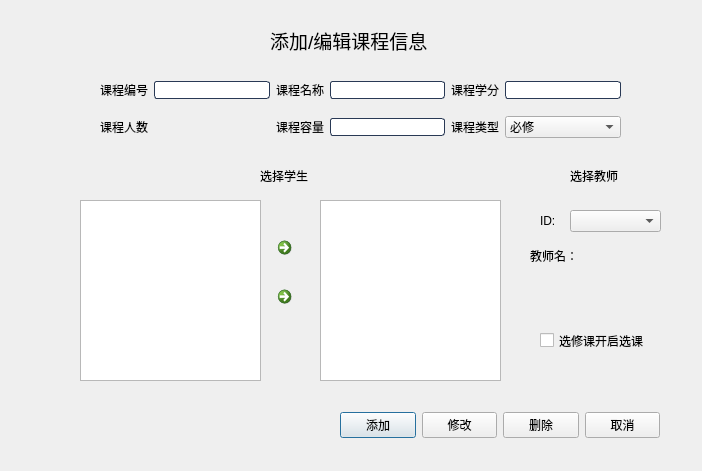
<?xml version="1.0" encoding="UTF-8"?>
<ui version="4.0">
 <class>Information_course</class>
 <widget class="QDialog" name="Information_course">
  <property name="geometry">
   <rect>
    <x>0</x>
    <y>0</y>
    <width>702</width>
    <height>471</height>
   </rect>
  </property>
  <property name="windowTitle">
   <string>课程信息</string>
  </property>
  <property name="styleSheet">
   <string notr="true">font: 25 10pt &quot;微软雅黑 Light&quot;;</string>
  </property>
  <widget class="QLabel" name="label_titile">
   <property name="geometry">
    <rect>
     <x>270</x>
     <y>20</y>
     <width>171</width>
     <height>41</height>
    </rect>
   </property>
   <property name="text">
    <string>&lt;html&gt;&lt;head/&gt;&lt;body&gt;&lt;p&gt;&lt;span style=&quot; font-size:14pt;&quot;&gt;添加/编辑课程信息&lt;/span&gt;&lt;/p&gt;&lt;/body&gt;&lt;/html&gt;</string>
   </property>
  </widget>
  <widget class="QWidget" name="gridLayoutWidget">
   <property name="geometry">
    <rect>
     <x>100</x>
     <y>70</y>
     <width>521</width>
     <height>81</height>
    </rect>
   </property>
   <layout class="QGridLayout" name="gridLayout">
    <item row="0" column="0">
     <widget class="QLabel" name="label_course_id">
      <property name="styleSheet">
       <string notr="true"/>
      </property>
      <property name="text">
       <string>课程编号</string>
      </property>
      <property name="buddy">
       <cstring>lineEdit_course_id</cstring>
      </property>
     </widget>
    </item>
    <item row="0" column="1">
     <widget class="QLineEdit" name="lineEdit_course_id">
      <property name="enabled">
       <bool>true</bool>
      </property>
      <property name="styleSheet">
       <string notr="true">QLineEdit {
    border: 1px solid rgb(41, 57, 85); 
    border-radius: 3px; 
    background: white;   
    selection-background-color: green; 
}
 
QLineEdit:hover {
    border: 1px solid blue; 
}</string>
      </property>
     </widget>
    </item>
    <item row="0" column="3">
     <widget class="QLineEdit" name="lineEdit_course_name">
      <property name="styleSheet">
       <string notr="true">QLineEdit {
    border: 1px solid rgb(41, 57, 85); 
    border-radius: 3px; 
    background: white;   
    selection-background-color: green; 
}
 
QLineEdit:hover {
    border: 1px solid blue; 
}</string>
      </property>
     </widget>
    </item>
    <item row="0" column="5">
     <widget class="QLineEdit" name="lineEdit_course_credit">
      <property name="styleSheet">
       <string notr="true">QLineEdit {
    border: 1px solid rgb(41, 57, 85); 
    border-radius: 3px; 
    background: white;   
    selection-background-color: green; 
}
 
QLineEdit:hover {
    border: 1px solid blue; 
}</string>
      </property>
     </widget>
    </item>
    <item row="1" column="0">
     <widget class="QLabel" name="label_course_num">
      <property name="text">
       <string>课程人数</string>
      </property>
     </widget>
    </item>
    <item row="0" column="4">
     <widget class="QLabel" name="label_course_credit">
      <property name="text">
       <string>课程学分</string>
      </property>
      <property name="buddy">
       <cstring>lineEdit_course_credit</cstring>
      </property>
     </widget>
    </item>
    <item row="1" column="2">
     <widget class="QLabel" name="label_course_capicity">
      <property name="text">
       <string>课程容量</string>
      </property>
      <property name="buddy">
       <cstring>lineEdit_course_capicity</cstring>
      </property>
     </widget>
    </item>
    <item row="1" column="4">
     <widget class="QLabel" name="label_course_type">
      <property name="text">
       <string>课程类型</string>
      </property>
      <property name="buddy">
       <cstring>comboBox_type</cstring>
      </property>
     </widget>
    </item>
    <item row="1" column="5">
     <widget class="QComboBox" name="comboBox_type">
      <item>
       <property name="text">
        <string>必修</string>
       </property>
      </item>
      <item>
       <property name="text">
        <string>选修</string>
       </property>
      </item>
     </widget>
    </item>
    <item row="1" column="3">
     <widget class="QLineEdit" name="lineEdit_course_capicity">
      <property name="styleSheet">
       <string notr="true">QLineEdit {
    border: 1px solid rgb(41, 57, 85); 
    border-radius: 3px; 
    background: white;   
    selection-background-color: green; 
}
 
QLineEdit:hover {
    border: 1px solid blue; 
}</string>
      </property>
     </widget>
    </item>
    <item row="0" column="2">
     <widget class="QLabel" name="label_course_name">
      <property name="text">
       <string>课程名称</string>
      </property>
      <property name="buddy">
       <cstring>lineEdit_course_name</cstring>
      </property>
     </widget>
    </item>
    <item row="1" column="1">
     <widget class="QLabel" name="label_course_student">
      <property name="text">
       <string/>
      </property>
     </widget>
    </item>
   </layout>
  </widget>
  <widget class="QWidget" name="horizontalLayoutWidget">
   <property name="geometry">
    <rect>
     <x>340</x>
     <y>400</y>
     <width>320</width>
     <height>51</height>
    </rect>
   </property>
   <layout class="QHBoxLayout" name="horizontalLayout">
    <item>
     <widget class="QPushButton" name="add_btn">
      <property name="text">
       <string>添加</string>
      </property>
     </widget>
    </item>
    <item>
     <widget class="QPushButton" name="update_btn">
      <property name="text">
       <string>修改</string>
      </property>
     </widget>
    </item>
    <item>
     <widget class="QPushButton" name="del_btn">
      <property name="text">
       <string>删除</string>
      </property>
     </widget>
    </item>
    <item>
     <widget class="QPushButton" name="cancel_btn">
      <property name="text">
       <string>取消</string>
      </property>
     </widget>
    </item>
   </layout>
  </widget>
  <widget class="QLabel" name="label_student">
   <property name="geometry">
    <rect>
     <x>260</x>
     <y>160</y>
     <width>71</width>
     <height>31</height>
    </rect>
   </property>
   <property name="styleSheet">
    <string notr="true">font: 25 11pt &quot;微软雅黑 Light&quot;;</string>
   </property>
   <property name="text">
    <string>选择学生</string>
   </property>
  </widget>
  <widget class="QLabel" name="label_teacher">
   <property name="geometry">
    <rect>
     <x>570</x>
     <y>160</y>
     <width>71</width>
     <height>31</height>
    </rect>
   </property>
   <property name="styleSheet">
    <string notr="true">font: 25 11pt &quot;微软雅黑 Light&quot;;</string>
   </property>
   <property name="text">
    <string>选择教师</string>
   </property>
  </widget>
  <widget class="QCheckBox" name="checkBox_start_course">
   <property name="geometry">
    <rect>
     <x>540</x>
     <y>330</y>
     <width>131</width>
     <height>21</height>
    </rect>
   </property>
   <property name="text">
    <string>选修课开启选课</string>
   </property>
   <property name="checked">
    <bool>false</bool>
   </property>
  </widget>
  <widget class="QComboBox" name="comboBox_teacher">
   <property name="geometry">
    <rect>
     <x>570</x>
     <y>210</y>
     <width>91</width>
     <height>22</height>
    </rect>
   </property>
  </widget>
  <widget class="QWidget" name="verticalLayoutWidget">
   <property name="geometry">
    <rect>
     <x>270</x>
     <y>230</y>
     <width>41</width>
     <height>91</height>
    </rect>
   </property>
   <layout class="QVBoxLayout" name="verticalLayout">
    <item>
     <widget class="QCommandLinkButton" name="select_student_btn">
      <property name="text">
       <string/>
      </property>
      <property name="icon">
       <iconset resource="resourse.qrc">
        <normaloff>:/image/link_l.png</normaloff>:/image/link_l.png</iconset>
      </property>
     </widget>
    </item>
    <item>
     <widget class="QCommandLinkButton" name="cancel_student_btn">
      <property name="text">
       <string/>
      </property>
      <property name="icon">
       <iconset resource="resourse.qrc">
        <normaloff>:/image/link_r.png</normaloff>:/image/link_r.png</iconset>
      </property>
     </widget>
    </item>
   </layout>
  </widget>
  <widget class="QTableView" name="tableView_student_y">
   <property name="geometry">
    <rect>
     <x>80</x>
     <y>200</y>
     <width>181</width>
     <height>181</height>
    </rect>
   </property>
   <property name="styleSheet">
    <string notr="true">QTableView:hover {
    border: 1px solid blue; 
}</string>
   </property>
   <property name="editTriggers">
    <set>QAbstractItemView::NoEditTriggers</set>
   </property>
   <property name="selectionBehavior">
    <enum>QAbstractItemView::SelectRows</enum>
   </property>
   <attribute name="horizontalHeaderVisible">
    <bool>false</bool>
   </attribute>
   <attribute name="horizontalHeaderDefaultSectionSize">
    <number>88</number>
   </attribute>
   <attribute name="horizontalHeaderStretchLastSection">
    <bool>false</bool>
   </attribute>
   <attribute name="verticalHeaderVisible">
    <bool>false</bool>
   </attribute>
   <attribute name="verticalHeaderDefaultSectionSize">
    <number>25</number>
   </attribute>
  </widget>
  <widget class="QTableView" name="tableView_student_n">
   <property name="geometry">
    <rect>
     <x>320</x>
     <y>200</y>
     <width>181</width>
     <height>181</height>
    </rect>
   </property>
   <property name="styleSheet">
    <string notr="true">QTableView:hover {
    border: 1px solid blue; 
}</string>
   </property>
   <property name="editTriggers">
    <set>QAbstractItemView::NoEditTriggers</set>
   </property>
   <property name="selectionBehavior">
    <enum>QAbstractItemView::SelectRows</enum>
   </property>
   <attribute name="horizontalHeaderVisible">
    <bool>false</bool>
   </attribute>
   <attribute name="horizontalHeaderDefaultSectionSize">
    <number>88</number>
   </attribute>
   <attribute name="horizontalHeaderStretchLastSection">
    <bool>false</bool>
   </attribute>
   <attribute name="verticalHeaderVisible">
    <bool>false</bool>
   </attribute>
   <attribute name="verticalHeaderDefaultSectionSize">
    <number>25</number>
   </attribute>
  </widget>
  <widget class="QLabel" name="label_teacher_2">
   <property name="geometry">
    <rect>
     <x>530</x>
     <y>240</y>
     <width>61</width>
     <height>31</height>
    </rect>
   </property>
   <property name="text">
    <string>教师名：</string>
   </property>
  </widget>
  <widget class="QLabel" name="label_teacher_name">
   <property name="geometry">
    <rect>
     <x>590</x>
     <y>240</y>
     <width>61</width>
     <height>31</height>
    </rect>
   </property>
   <property name="text">
    <string/>
   </property>
  </widget>
  <widget class="QLabel" name="label">
   <property name="geometry">
    <rect>
     <x>540</x>
     <y>210</y>
     <width>21</width>
     <height>21</height>
    </rect>
   </property>
   <property name="text">
    <string>ID:</string>
   </property>
  </widget>
 </widget>
 <resources>
  <include location="resourse.qrc"/>
 </resources>
 <connections/>
</ui>
